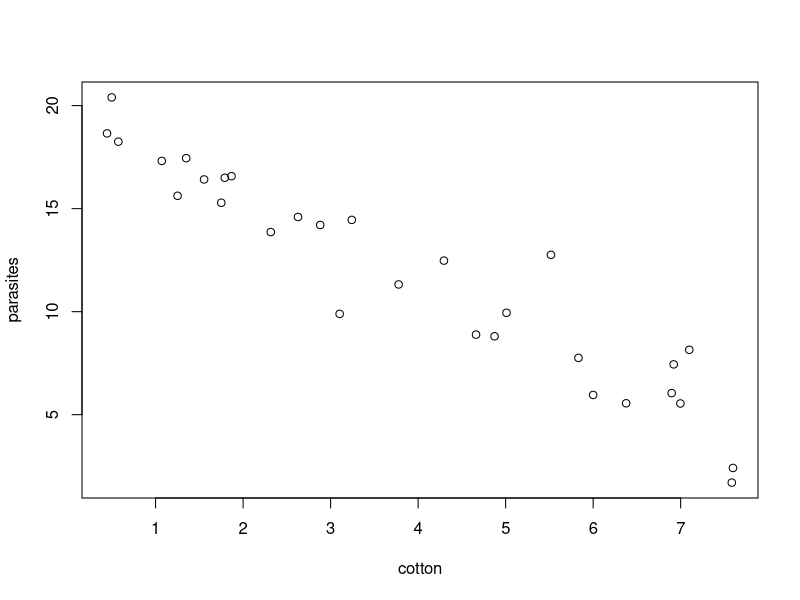

This chart was generated by the following R code:
##Ceci Martinez
## 11/02/2023


# Loading packages --------------------------------------------------------
library(tidyverse) # for all the tidythings


#Categorical

n_nests <- 30
rand_na = n_nests * 0.1

color_vals = c("nocolor", "green")

d1 <- data.frame(nest = 1:n_nests,
                 treatment = c(rep("water", n_nests),
                               rep("permethrin", n_nests)))

d1$parasites[d1$treatment == "water"] <- rpois(n_nests, 20)
d1$parasites[d1$treatment == "permethrin"] <- rpois(n_nests, 3)
d1
# write.csv(d1, "parasite_data.csv")


#Continuous
n_nests <- 30
d2 <- data.frame(nest = 1:n_nests,
                 cotton = runif(n_nests, min = 0, max = 8),
                 error = rnorm(n_nests, mean = 0, sd = 2))

d2 <- mutate(d2, parasites = 20 -(cotton * 2.1) + error)

plot(parasites ~ cotton, d2)

#  Just a comment to see if this works

